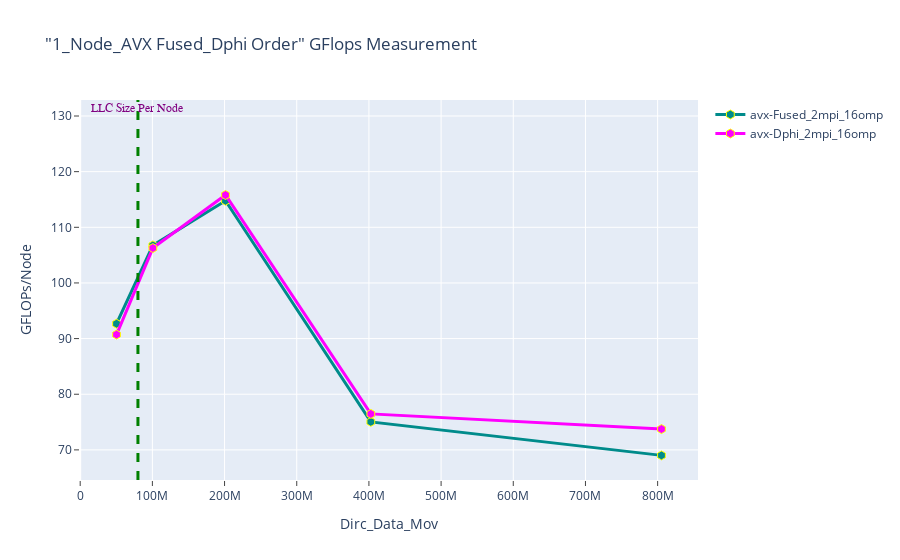

Write notebook code for a chart like this one.
### Markdown cell above
## FLOPs AVX Fused_Dphi Order Execution

### Code cell
fig = go.Figure() 
fig.add_trace(go.Scatter(x=(df_n1_avx_Fused_Dphi.Dirc_Data_Mov*(df_n1_avx_Fused_Dphi.MPI_SIZE)), 
                         y=(df_n1_avx_Fused_Dphi.Fused_GFLOPS*(df_n1_avx_Fused_Dphi.MPI_SIZE)), 
                         mode='lines+markers', 
                         name='avx-Fused_2mpi_16omp',
                         line=dict(color='darkcyan',width=3),
                         marker=dict(symbol='hexagon',size=9, line=dict(color='yellow',width=1))))
fig.add_trace(go.Scatter(x=(df_n1_avx_Fused_Dphi.Dirc_Data_Mov*(df_n1_avx_Fused_Dphi.MPI_SIZE)), 
                         y=(df_n1_avx_Fused_Dphi.Dphi_GFLOPS*(df_n1_avx_Fused_Dphi.MPI_SIZE)), 
                         mode='lines+markers', 
                         name='avx-Dphi_2mpi_16omp',
                         line=dict(color='magenta',width=3),
                         marker=dict(symbol='hexagon',size=9, line=dict(color='yellow',width=1))))


# Adding a vertical line
fig.add_vline(x=80e6, line_width=3, line_dash="dash", line_color="green")
# fig.add_hline(y=140, line_width=3, line_dash="dash", line_color="red")

# Add annotation
fig.add_annotation(
    x='80e6'
    , y=130
    , text=f'LLC Size Per Node'
    , yanchor='bottom'
    , showarrow=False
    , arrowhead=1
    , arrowsize=1
    , arrowwidth=2
    , arrowcolor="#636363"
    , ax=-20
    , ay=-30
    , font=dict(size=12, color="purple", family="Sans Serif")
    , align="left"
    ,)

fig.update_layout(title='"1_Node_AVX Fused_Dphi Order" GFlops Measurement',
                  xaxis_title='Dirc_Data_Mov', yaxis_title='GFLOPs/Node', 
                  xaxis=dict(ticks="outside"),  
                  yaxis=dict(ticks="outside"))

### Figure 1 — Plotly figure (JSON) as saved in the notebook; plotly's stock layout.template omitted (floating-point values rounded to 4 significant figures)
{"data": [{"line": {"color": "darkcyan", "width": 3}, "marker": {"line": {"color": "yellow", "width": 1}, "size": 9, "symbol": "hexagon"}, "mode": "lines+markers", "name": "avx-Fused_2mpi_16omp", "type": "scatter", "x": [50331648, 100663296, 201326592, 402653184, 805306368], "y": [92.68, 106.7, 114.8, 75.04, 69.01]}, {"line": {"color": "magenta", "width": 3}, "marker": {"line": {"color": "yellow", "width": 1}, "size": 9, "symbol": "hexagon"}, "mode": "lines+markers", "name": "avx-Dphi_2mpi_16omp", "type": "scatter", "x": [50331648, 100663296, 201326592, 402653184, 805306368], "y": [90.72, 106.3, 115.8, 76.47, 73.74]}], "layout": {"annotations": [{"align": "left", "arrowcolor": "#636363", "arrowhead": 1, "arrowsize": 1, "arrowwidth": 2, "ax": -20, "ay": -30, "font": {"color": "purple", "family": "Sans Serif", "size": 12}, "showarrow": false, "text": "LLC Size Per Node", "x": "80e6", "y": 130, "yanchor": "bottom"}], "shapes": [{"line": {"color": "green", "dash": "dash", "width": 3}, "type": "line", "x0": 80000000, "x1": 80000000, "xref": "x", "y0": 0, "y1": 1, "yref": "y domain"}], "title": {"text": "\"1_Node_AVX Fused_Dphi Order\" GFlops Measurement"}, "xaxis": {"ticks": "outside", "title": {"text": "Dirc_Data_Mov"}}, "yaxis": {"ticks": "outside", "title": {"text": "GFLOPs/Node"}}}}
